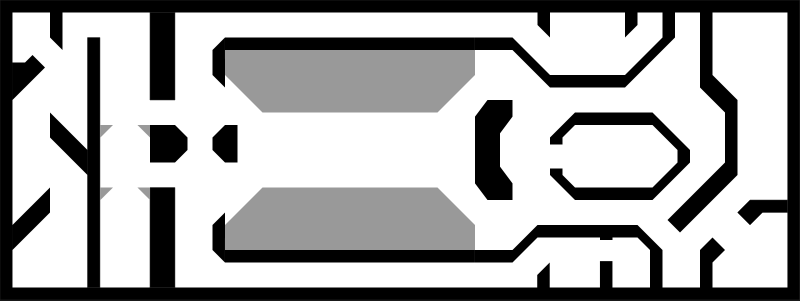
#> input picture levels/03_Bridge/collision.png, 1600 x 601 px (shown at 1/2 size)
$ python assemble_bridge.py
#> lines starting #> are read from the running program, lines starting #| are printed output that depends on the picture; after the words box and inside, x2 and y2 are one past the last pixel; in counts of white or black regions, pixels touching at a corner belong together
### tools/art/collision.py
"""Read a level's collision map (levels/NN_name/collision.png) as wall and chasm coverage.

The map is black for walls, #999999 for chasms (impassable but shoot-over) and white
for open floor, anti-aliased at the edges. Coverage is 0..1 per pixel.
"""
import numpy as np
from PIL import Image
from scipy import ndimage as ndi


def coverage(path, W, H):
#> called with W = 1600, H = 600
    v = np.array(Image.open(path).convert('L'), np.float32)[:H, :W]
    # grey edge pixels next to a chasm blend chasm with floor or wall; elsewhere they blend wall with floor
    near_chasm = ndi.binary_dilation(np.abs(v - 153) < 12, iterations=2)
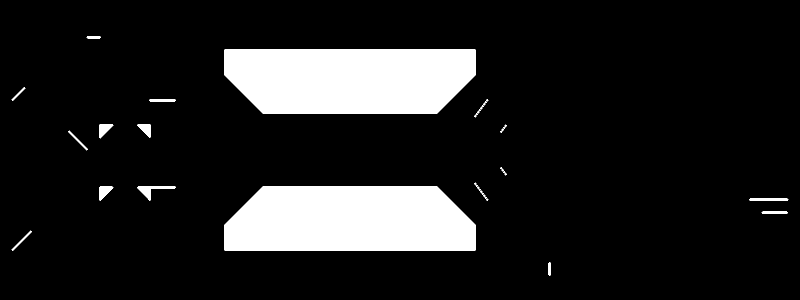
#> near_chasm: shape (600, 1600) bool (shown at 1/2 size); 12.7% white; 40 white regions (26 under 20 px), largest, box (x1, y1, x2, y2) and area: (448, 98, 952, 227) 59004, (448, 373, 952, 502) 59004, (274, 372, 352, 402) 704
    wall = np.where(near_chasm, np.clip((153 - v) / 153, 0, 1), (255 - v) / 255)
    chasm = np.where(near_chasm, np.where(v >= 153, (255 - v) / 102, 1 - wall), 0)
    return wall.astype(np.float32), np.clip(chasm, 0, 1).astype(np.float32)

### tools/art/assemble_bridge.py
"""Assemble the Bridge (level 3) background from AI-generated parts on the exact
collision shape.

    python3 tools/art/assemble_bridge.py         # needs numpy, scipy, pillow

Parts in tools/art/parts/ were generated with OpenAI gpt-image-2 using only the
original levels (backgrounds 0-2) as style references; the prompts sit next to
them. This script lays them onto the Bridge's collision map
(levels/03_Bridge/collision.png) so the walls you see
are the walls you hit:

- floor and chasm textures are tiled; the wall-top texture is tiled along each
  wall's direction (horizontal, vertical or diagonal)
- walls get rounded corners, a soft bevel lit from the top-left, and dark sides
  extruded toward a camera over the map centre, like the original levels
- the floor gets soft gradient lighting and contact shadows; chasms get a
  hazard-striped lip
"""
import json
import os
import sys

import numpy as np
from PIL import Image
from scipy import ndimage as ndi

sys.path.insert(0, os.path.dirname(__file__))
from collision import coverage  # noqa: E402

ROOT = os.path.join(os.path.dirname(__file__), '..', '..')
PARTS = os.path.join(os.path.dirname(__file__), 'parts')
LEVEL = os.path.join(ROOT, 'levels/03_Bridge/collision.png')
OUT = os.path.join(ROOT, 'levels/03_Bridge/background.png')
W, H = 1600, 600
rng = np.random.default_rng(2012)
yy, xx = np.mgrid[0:H, 0:W].astype(np.float32)


# ---------------------------------------------------------------- collision map
wall, chasm = coverage(LEVEL, W, H)
wallb, chasmb = wall > 0.5, chasm > 0.5
#> wallb: shape (600, 1600) bool; 27.2% white; 5 white regions, box (x1, y1, x2, y2) and area: (0, 0, 1600, 600) 226740, (1100, 225, 1380, 400) 14250, (950, 200, 1025, 400) 11642, (300, 250, 375, 325) 5025, (425, 250, 475, 325) 3150
#> chasmb: shape (600, 1600) bool; 12% white; 40 white regions (26 under 20 px), largest, box (x1, y1, x2, y2) and area: (450, 100, 950, 225) 56800, (450, 375, 950, 500) 56800, (275, 374, 351, 402) 373


def blur(a, s): return ndi.gaussian_filter(a.astype(np.float32), s, mode='nearest')


# ---------------------------------------------------------------- textures
def load(name):
    return np.array(Image.open(os.path.join(PARTS, name + '.png')).convert('RGB'), np.float32) / 255


def make_seamless(t, band=96):
    """Cross-fade each edge with the opposite one so the texture wraps cleanly."""
    h, w, _ = t.shape
    for axis, n in ((1, w), (0, h)):
        r = np.roll(t, n // 2, axis=axis)
        ramp = np.clip((np.abs(np.arange(n) - n / 2) - (n / 2 - band)) / band, 0, 1)  # 1 at the edges, 0 inside
        ramp = ramp[None, :, None] if axis == 1 else ramp[:, None, None]
        t = t * (1 - ramp) + r * ramp
    return t


def tiled(t, scale, angle=0.0, off=(0.0, 0.0)):
    """Sample texture t over the canvas at `scale` (canvas px per texture px), rotated."""
    h, w, _ = t.shape
    ca, sa = np.cos(angle), np.sin(angle)
    u = (xx * ca + yy * sa) / scale + off[0]
    v = (-xx * sa + yy * ca) / scale + off[1]
    return np.stack([ndi.map_coordinates(t[..., c], [v % h, u % w], order=1, mode='grid-wrap') for c in range(3)], -1)


floor_t = make_seamless(load('floor'))
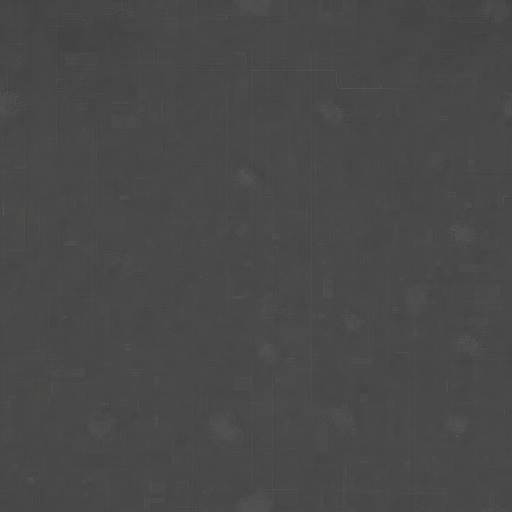
#> input picture tools/art/parts/floor.png, 1024 x 1024 px (shown at 1/2 size)
#> in make_seamless, `h, w, _ = t.shape`: h = 1024
#> the loop in make_seamless, `for axis, n in ((1, w), (0, h)):` made 2 passes
#> (axis, n) on passes 1 to 2: (1, 1024), (0, 1024)
wall_t = make_seamless(load('wall'))
#> call 2 of load, with name = 'wall'
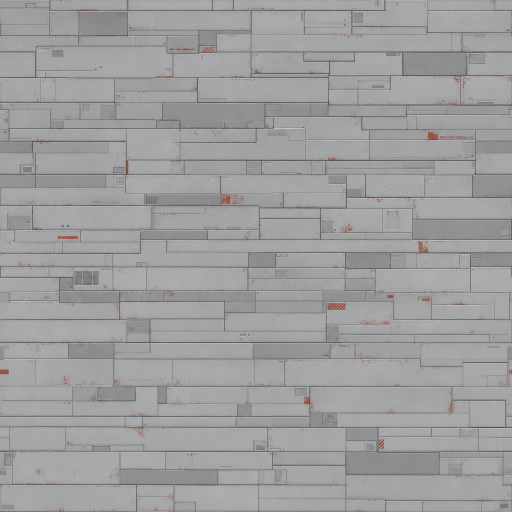
#> input picture tools/art/parts/wall.png, 1024 x 1024 px (shown at 1/2 size)
#> the loop in make_seamless (call 2), `for axis, n in ((1, w), (0, h)):` made 2 passes
#> pass 1, in make_seamless (call 2), `r = np.roll(t, n // 2, axis=axis)`:
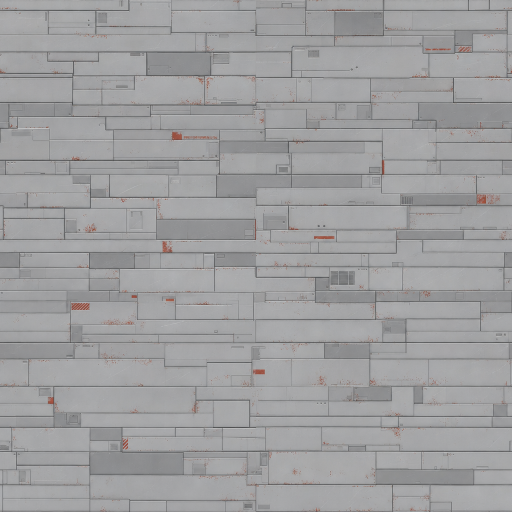
#> r: shape (1024, 1024, 3) float32 (shown at 1/2 size); mean of channels 0, 1, 2 0.62, 0.62, 0.625; drawn as R, G, B
chasm_t = make_seamless(load('chasm'))
#> call 3 of load, with name = 'chasm'
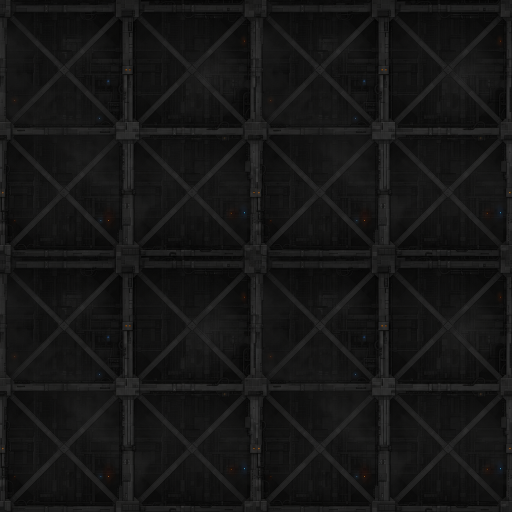
#> input picture tools/art/parts/chasm.png, 1024 x 1024 px (shown at 1/2 size)

# ---------------------------------------------------------------- floor
img = tiled(floor_t, 0.5)
img = img / img.mean() * 0.24                                  # match the originals' floor tone
open_d = ndi.distance_transform_edt(~(wallb | chasmb)).astype(np.float32)
light = 0.86 + 0.24 * blur(np.clip(open_d / 90, 0, 1), 12)     # brighter away from walls
light *= 1 + 0.10 * (blur(rng.random((H // 40 + 1, W // 40 + 1)).repeat(40, 0).repeat(40, 1)[:H, :W], 30) - 0.5)
img *= light[..., None]

# ---------------------------------------------------------------- chasms
inside = ndi.distance_transform_edt(chasmb).astype(np.float32)
ch = tiled(chasm_t, 0.45, off=(37, 11))
ch = ch * (0.9 - 0.5 * np.clip(inside / 70, 0, 1))[..., None]
img = img * (1 - chasm[..., None]) + ch * chasm[..., None]
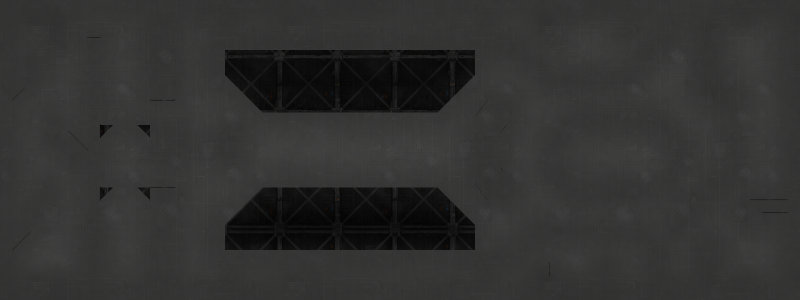
#> img: shape (600, 1600, 3) float64 (shown at 1/2 size); mean of channels 0, 1, 2 0.198, 0.198, 0.196; drawn as R, G, B
lip = (ndi.distance_transform_edt(~chasmb) <= 5) & ~chasmb & ~wallb
#> lip: shape (600, 1600) bool; 1.1% white; 18 white regions, largest, box (x1, y1, x2, y2) and area: (450, 100, 955, 230) 3062, (450, 370, 955, 500) 3062, (270, 369, 356, 407) 640
stripe = ((xx + yy) % 14 < 7)
lipf = blur(lip, 0.5)
hz = np.where(stripe[..., None], np.array([0.72, 0.56, 0.11]), np.array([0.09, 0.09, 0.09]))
img = img * (1 - 0.75 * lipf[..., None]) + hz * 0.75 * lipf[..., None]

# ---------------------------------------------------------------- walls
# rounded art mask: convex corners softened, inside corners filleted
wr = np.clip((blur(wall, 3.2) - 0.5) * 3.0 + 0.5, 0, 1)
wrb = wr > 0.5
#> wrb: shape (600, 1600) bool; 27.1% white; 5 white regions, box (x1, y1, x2, y2) and area: (0, 0, 1600, 600) 226468, (1100, 225, 1380, 400) 14162, (950, 200, 1025, 400) 11614, (300, 250, 375, 325) 4973, (425, 250, 475, 325) 3098
CX, CY, K, MAXOFF = W / 2, H / 2, 0.02, 9.0
vx = np.clip(K * (xx - CX), -MAXOFF, MAXOFF)
vy = np.clip(K * (yy - CY), -MAXOFF, MAXOFF)
side = np.zeros((H, W), np.float32); st = np.ones((H, W), np.float32)
for i in range(24, 0, -1):  # walls extruded toward the map centre
    t = i / 24
    s = ndi.map_coordinates(wr, [yy + t * vy, xx + t * vx], order=1, mode='nearest')
    st[s > 0.5] = t; side = np.maximum(side, s)
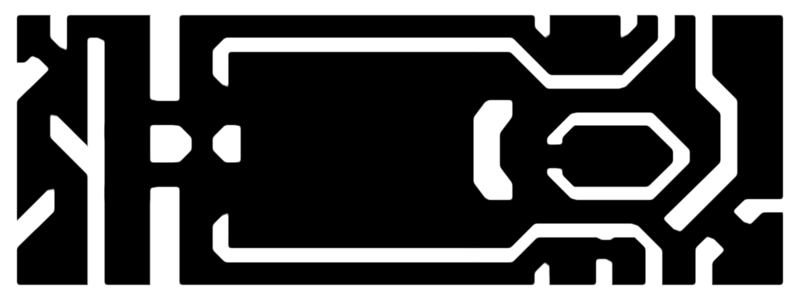
#> side: shape (600, 1600) float32 (shown at 1/2 size); min 0, max 1, mean 0.325
side = blur(side * (1 - wr), 0.6)
ao = blur(np.maximum(side, wr), 5)
img *= (1 - 0.5 * ao * (1 - wr) * (1 - side))[..., None]
scol = 0.025 + 0.05 * (1 - st) ** 3
img = img * (1 - side[..., None]) + scol[..., None] * side[..., None]

# wall tops: the generated plate texture, run along each wall's direction
dist = ndi.distance_transform_edt(wrb).astype(np.float32)
ny, nx = np.gradient(blur(dist, 4))
ang = np.arctan2(ny, nx) + np.pi / 2
q = np.round(ang / (np.pi / 4)).astype(int) % 4                 # 0 horiz, 1 diag, 2 vert, 3 other diag
q = ndi.median_filter(q, 7)
top = np.zeros_like(img)
for k in range(4):
    tk = tiled(wall_t, 0.33, k * np.pi / 4, off=(k * 131.0, k * 57.0))
    top += tk * (q == k)[..., None]
top = top / top[wrb].mean() * 0.74

# soft bevel lit from the top-left
hgt = np.clip(dist / 7.0, 0, 1); hgt = blur(hgt * hgt * (3 - 2 * hgt), 1.2)
gy, gx = np.gradient(hgt)
nz = 0.18
lam = (-gx * -0.55 - gy * -0.6 + nz * 0.58) / np.sqrt(gx * gx + gy * gy + nz * nz)
top *= (0.70 + 0.42 * lam)[..., None]
top *= (1 - 0.18 * np.clip(1 - dist / 1.5, 0, 1))[..., None]   # crisp dark edge line
img = img * (1 - wr[..., None]) + top * wr[..., None]

# ---------------------------------------------------------------- decor
# Sprites cut from AI-generated sheets (gen_decor.sh, cut_decor.py), placed on
# walls, floor and along the chasm lips. Each must fit inside its surface and
# not overlap another.
DECOR = os.path.join(PARTS, 'decor')
if os.path.exists(os.path.join(DECOR, 'index.json')):
    index = json.load(open(os.path.join(DECOR, 'index.json')))
    sprites = {c: [Image.open(os.path.join(DECOR, it['file'])) for it in items] for c, items in index.items()}
    used = np.zeros((H, W), bool)
    canvas = Image.fromarray((np.clip(img, 0, 1) * 255).astype(np.uint8), 'RGB').convert('RGBA')
    shadow = np.zeros((H, W), np.float32)
    bloom = np.zeros((H, W, 3), np.float32)
    wall_in = ndi.binary_erosion(wrb, iterations=2)
    floor_ok = ndi.binary_erosion(~(wallb | chasmb), iterations=10) & (side < 0.05)
    lip_ring = (ndi.distance_transform_edt(~chasmb) <= 16) & (ndi.distance_transform_edt(~chasmb) >= 8) & ~wallb
    wdist = dist  # distance into the wall art

    # [7 lines left out: function fit, not called in this run]

    wear_rng = np.random.default_rng(7)  # its own stream, so wear never moves the placements

    # [61 lines left out: functions worn, paint, place, scatter, not called in this run]

    wall_w = lambda cy, cx: 2 * wdist[cy, cx] - 4          # sprite thickness to fit the wall here
    sprites['greebles'] = sprites.get('greebles', []) + sprites.get('greebles2', [])
    # floor paint first (it sits under everything else), then wall decor, big to small
    print('floorpaint', scatter('floorpaint', 22, floor_ok, 40, 80, along=False, unique=True, painted=True))
    cd_ = ndi.distance_transform_edt(~chasmb).astype(np.float32)
    ly, lx = np.gradient(blur(cd_, 3))
    q_lip = ndi.median_filter(np.round((np.arctan2(ly, lx) + np.pi / 2) / (np.pi / 4)).astype(int) % 4, 5)
    print('lip rails', scatter('rails', 40, lip_ring, 7, 90, orient=q_lip, min_aspect=6, tries=8000))
    print('greebles', scatter('greebles', 70, wall_in, lambda cy, cx: min(wall_w(cy, cx), 44), 60, cast=0.35))
    print('vents', scatter('vents', 40, wall_in, lambda cy, cx: min(wall_w(cy, cx) * 0.75, 18), 34, cast=0.3))
    print('pipes', scatter('rails', 30, wall_in, lambda cy, cx: min(wall_w(cy, cx) * 0.4, 8), 60, cast=0.25))
    print('wallmarks', scatter('wallmarks', 40, wall_in, lambda cy, cx: min(wall_w(cy, cx) * 0.75, 16), 30))
    print('lights', scatter('lights', 55, wall_in, lambda cy, cx: min(wall_w(cy, cx) * 0.5, 9), 24, glow=0.9))
    used_core = np.zeros((H, W), np.float32)
    out_ = np.array(canvas.convert('RGB'), np.float32) / 255
    out_ *= (1 - 0.5 * blur(np.clip(ndi.shift(shadow, (2, 2), order=0), 0, 1), 1.5) * (1 - used_core))[..., None]
    out_ += np.stack([blur(bloom[..., c], 5) for c in range(3)], -1) * 1.5
    img = out_

img *= (1 - 0.12 * (((xx / W - 0.5) * 2) ** 4 + ((yy / H - 0.5) * 2) ** 4))[..., None]
out = (np.clip(img, 0, 1) * 255 + 0.5).astype(np.uint8)
Image.fromarray(out, 'RGB').convert('RGBA').save(OUT, optimize=True)
print('wrote', os.path.relpath(OUT, ROOT))
